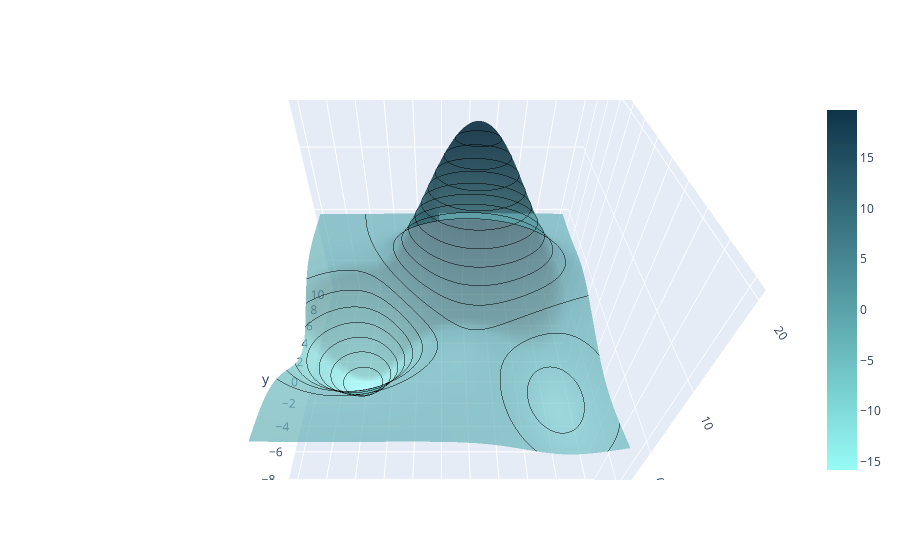

Source (notebook cell):
### Code cell
fig = go.Figure(data=[go.Surface(
    contours = {
        "z": {"show": True, "start": -16, "end": 20, "size": 2, "color":"black"}
    },
    x = x1,
    y = x2,
    z = y,
    colorscale=[color_chart[3], color_chart[-2]], 
    opacity = 0.7)
  ]
)

fig.update_layout(
        scene = {
            "xaxis": {"nticks": 20},
            "yaxis": {"nticks": 20},
            "zaxis": {"nticks": 4},
            'camera_eye': {"x": 0, "y": -1, "z": 1},
            "aspectratio": {"x": 1, "y": 1, "z": 1},
        })

# fig.show("svg")
fig.show()

### Figure 1 — Plotly figure (JSON) as saved in the notebook; plotly's stock layout.template omitted (floating-point values rounded to 4 significant figures; data arrays with more than 128 entries replaced by an {"elided": "..."} marker saying what was removed)
{"data": [{"colorscale": [[0, "#97FBF6"], [1, "#0E3449"]], "contours": {"z": {"color": "black", "end": 20, "show": true, "size": 2, "start": -16}}, "opacity": 0.7, "type": "surface", "x": [-10, -9.798, -9.596, -9.394, -9.192, -8.99, -8.788, -8.586, -8.384, -8.182, -7.98, -7.778, -7.576, -7.374, -7.172, -6.97, -6.768, -6.566, -6.364, -6.162, -5.96, -5.758, -5.556, -5.354, -5.152, -4.949, -4.747, -4.545, -4.343, -4.141, -3.939, -3.737, -3.535, -3.333, -3.131, -2.929, -2.727, -2.525, -2.323, -2.121, -1.919, -1.717, -1.515, -1.313, -1.111, -0.9091, -0.7071, -0.5051, -0.303, -0.101, 0.101, 0.303, 0.5051, 0.7071, 0.9091, 1.111, 1.313, 1.515, 1.717, 1.919, 2.121, 2.323, 2.525, 2.727, 2.929, 3.131, 3.333, 3.535, 3.737, 3.939, 4.141, 4.343, 4.545, 4.747, 4.949, 5.152, 5.354, 5.556, 5.758, 5.96, 6.162, 6.364, 6.566, 6.768, 6.97, 7.172, 7.374, 7.576, 7.778, 7.98, 8.182, 8.384, 8.586, 8.788, 8.99, 9.192, 9.394, 9.596, 9.798, 10], "y": [-10, -9.798, -9.596, -9.394, -9.192, -8.99, -8.788, -8.586, -8.384, -8.182, -7.98, -7.778, -7.576, -7.374, -7.172, -6.97, -6.768, -6.566, -6.364, -6.162, -5.96, -5.758, -5.556, -5.354, -5.152, -4.949, -4.747, -4.545, -4.343, -4.141, -3.939, -3.737, -3.535, -3.333, -3.131, -2.929, -2.727, -2.525, -2.323, -2.121, -1.919, -1.717, -1.515, -1.313, -1.111, -0.9091, -0.7071, -0.5051, -0.303, -0.101, 0.101, 0.303, 0.5051, 0.7071, 0.9091, 1.111, 1.313, 1.515, 1.717, 1.919, 2.121, 2.323, 2.525, 2.727, 2.929, 3.131, 3.333, 3.535, 3.737, 3.939, 4.141, 4.343, 4.545, 4.747, 4.949, 5.152, 5.354, 5.556, 5.758, 5.96, 6.162, 6.364, 6.566, 6.768, 6.97, 7.172, 7.374, 7.576, 7.778, 7.98, 8.182, 8.384, 8.586, 8.788, 8.99, 9.192, 9.394, 9.596, 9.798, 10], "z": {"elided": "100x100 float values"}}], "layout": {"scene": {"aspectratio": {"x": 1, "y": 1, "z": 1}, "camera": {"eye": {"x": 0, "y": -1, "z": 1}}, "xaxis": {"nticks": 20}, "yaxis": {"nticks": 20}, "zaxis": {"nticks": 4}}}}
